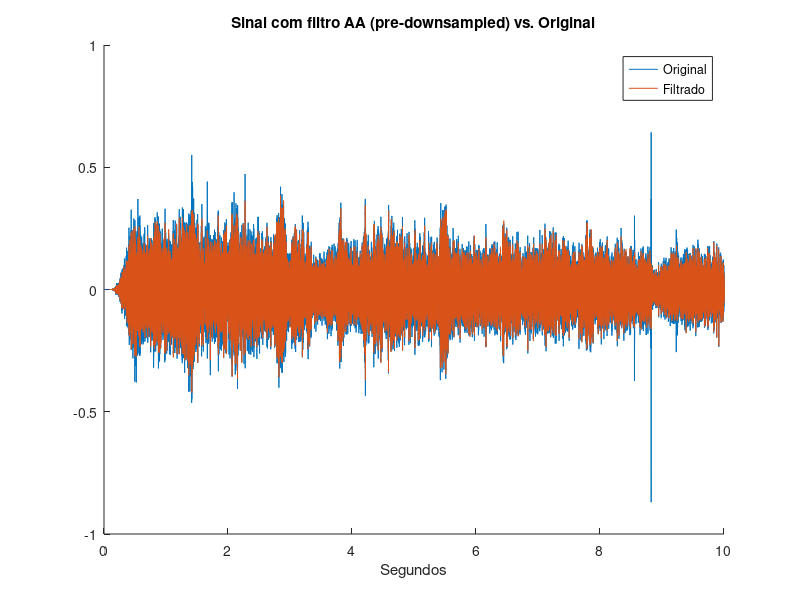
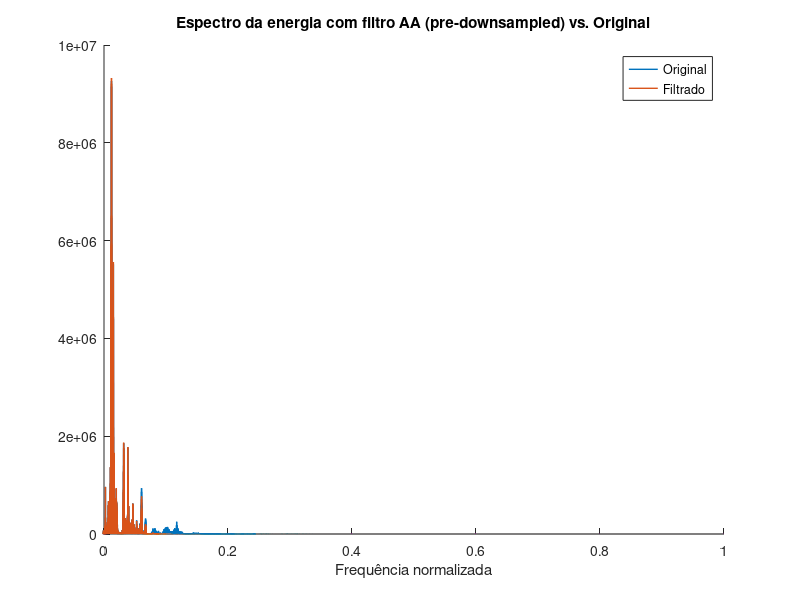
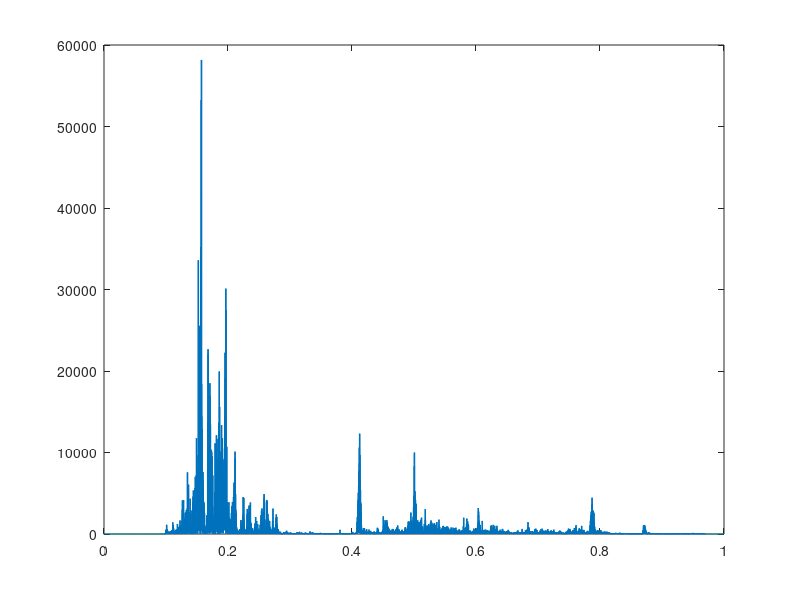

Write the MATLAB code that produced these figures, in order.
% % PROJETO FINAL - PROCESSAMENTO DE SINAIS - PROF. THIAGO MARTINI

% % ALINE URNA
% % BRUNA SALGADO
% % FELIPE HATANO

%% a) Filtragem por filtro FIR low-pass (wc ~ 1633Hz) e Downsampling
close all
clear all

load('dados_02.mat');
sinal_final = sinal_final';

fs = 44100; % Frequência de amostragem dada pelo enunciado
ttotal = numel(sinal_final)/fs; % Tamanho da gravação em segundos
t = 1/fs:1/fs:ttotal;
figure(1);
hold on;
plot(t,sinal_final);

% % Espectro da energia
sigfft = fftshift(fft(sinal_final));
freqnorm = linspace(-1,1,numel(sigfft));
figure(2);
hold on;
plot(freqnorm,2*(abs(sigfft).^2),'LineWidth',1.0); % Espectro de energia
xlim([0 1]);

% % Filtro FIR para frequência normalizada (wc 1633Hz ~ wcn 0.08)
filtroAA = fir1(100,0.08,'low'); % Janelamento Hamming
sinal_comAA = conv(sinal_final,filtroAA,'same');
figure(1);
plot(t,sinal_comAA);
title('Sinal com filtro AA (pre-downsampled) vs. Original');
xlabel('Segundos');
legend('Original','Filtrado');

sinal_comAAfft = fftshift(fft(sinal_comAA));
figure(2);
plot(freqnorm,2*(abs(sinal_comAAfft).^2),'LineWidth',1.0);
xlim([0 1]);
title('Espectro da energia com filtro AA (pre-downsampled) vs. Original');
xlabel('Frequência normalizada');
legend('Original','Filtrado');

% % Lembrando que o filtro FIR possui fase linear, i.e., causa um atraso
% % de grupo no sinal.

% % Downsampling
fatorDS = floor(fs/(2*1633));
sinalDS = downsample(sinal_comAA,fatorDS);
fsdown = fs/fatorDS;
tDS = (0:1/(fs/fatorDS):ttotal);
figure;
plot(tDS,sinalDS,'LineWidth',1.0);
title('Sinal após filtragem AA e downsampling');
xlabel('Segundos');

%% b) Projetando FIR para remover frequências indesejadas

% % A sinalização DTMF (Dual-Tone Multi-Frequency) produz sons em
% % frequências entre 697Hz e 1633Hz, ou seja, um janelamento entre essas
% % frequências é um método eficiente para remover a maior parte das
% % frequências indesejadas.
% % Em range normalizado, 697Hz corresponde a 697/(fsdown/2) = 0.1027. 
% % Portanto, uma frequência de corte de 0.1 para a filtragem
% % passa-alta, garantindo que 697Hz esteja seguramente dentro da banda.
% % Da mesma forma, 1633Hz corresponde a aproximadamente 0.9628, então
% % utilizaremos uma frequência de corte de 0.97 para a filtragem
% % passa-baixa.

wn = [0.1 0.97];
filtroHamming = fir1(1000,wn,rectwin(1001));
sigHamming = conv(sinalDS,filtroHamming,'same');
sigHammingfft = fftshift(fft(sigHamming));
freqnormDS = linspace(-1,1,numel(sigHammingfft));
plot(freqnormDS,2*(abs(sigHammingfft).^2),'LineWidth',1.0);
xlim([0 1]);
